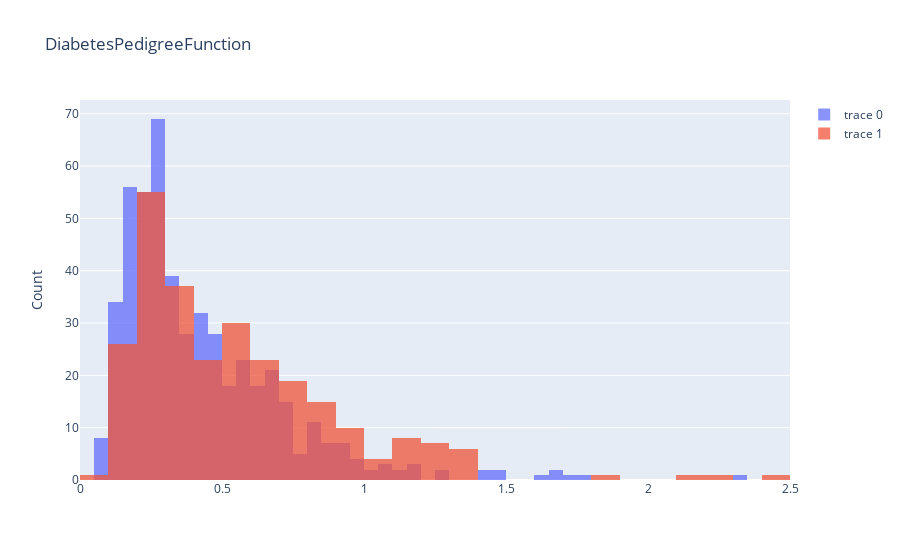

Write notebook code for a chart like this one.
### Code cell
plotBarCat(df,df_name[6],'Outcome')

### Figure 1 — Plotly figure (JSON) as saved in the notebook; plotly's stock layout.template omitted (floating-point values rounded to 4 significant figures; data arrays with more than 128 entries replaced by an {"elided": "..."} marker saying what was removed)
{"data": [{"opacity": 0.75, "type": "histogram", "x": {"elided": "500 float values"}}, {"opacity": 0.75, "type": "histogram", "x": {"elided": "268 float values"}}], "layout": {"barmode": "overlay", "title": {"text": "DiabetesPedigreeFunction"}, "yaxis": {"title": {"text": "Count"}}}}
